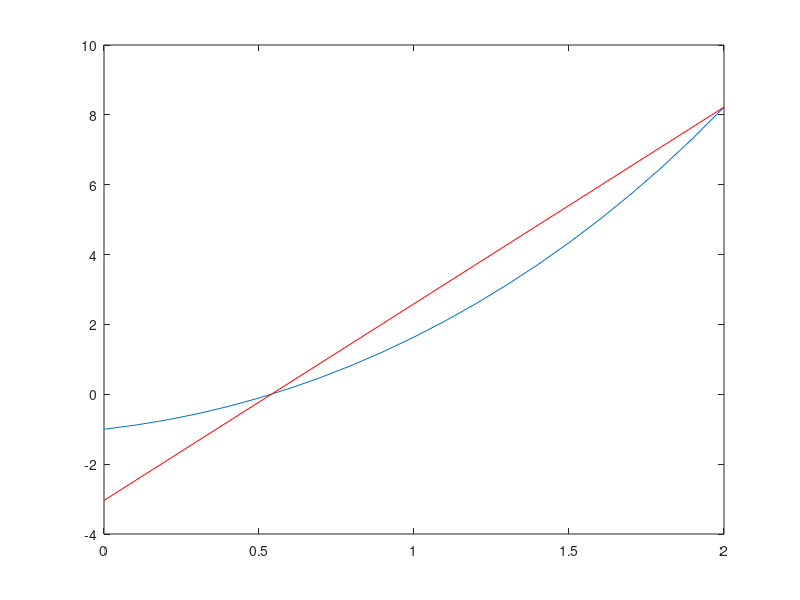

The MATLAB source for this figure:
function falsa_posicao

  a = 0;
  b = 2; %intervalo [a, b]
  fa = funcao (a);
  fb = funcao (b);
  intervalo = 0.1; %quanto eu quero que varie
  x = [a:intervalo:b];
  y = funcao(x);
  plot(x,y) %plotar o gráfico da função
  hold on
  erro = 10^-15; %quanto eu quero de erro
  k = 0; %número de iterações
  fxm = (a+b)/2; %inicia na metade de a e b

  while (abs(fxm) > erro) %enquanto nao tenho a precisão que preciso

    k=k+1; %numero de iteracoes
    xm = a-((fa*(b-a))/(fb-fa)); %falsa posição
    fxm = funcao(xm);
    r = fa+((fb-fa)/(b-a))*(x-a); %reta que passa nos pontos

    if (fa*fxm<0) %se tiver raiz reduz o intervalo

      b = xm;
      fb = fxm;

    else %continua procurando raiz

      a = xm;
      fa = fxm;

    end


  end

    k %printar numero de iteraçoes
    xm %mostrar x da raiz
    fxm %valor aproximado da raiz
    plot(x, r,'r') %plota a reta
    hold on

end

function f = funcao(x)

  f = exp(x) - 2*cos(x); %funcao pedida na questao

end





